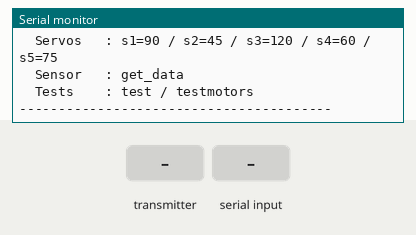
Recording of a sketch running on a simulated ESP32. Shown: the last lines printed to the serial monitor. Inputs (shaded band) come from the test bench.

Above: at 2.3 s.
2.4 s: the transmitter starts sending packetType = 0
At 2.71 s:
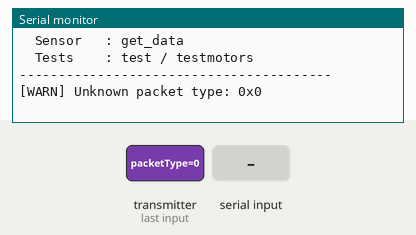
4.4 s: "1\n" received over Serial
At 4.71 s:
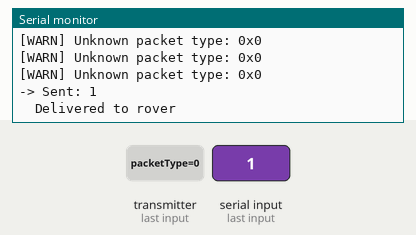
5.9 s: the transmitter starts sending packetType = 255
At 6.21 s:
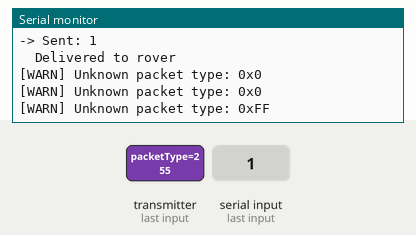

The sketch:

transmitter_complete.ino
```cpp
#include <esp_now.h>
#include <WiFi.h>

// ========== ROVER MAC ADDRESS ==========
uint8_t roverAddress[] = {0xD0, 0xEF, 0x76, 0x45, 0x0D, 0xE4};

// ========== PACKET TYPE IDs ==========
// Must match rover exactly
#define PACKET_TYPE_GPS     0x01
#define PACKET_TYPE_SENSOR  0x02

// ========== ESP-NOW STRUCTURES ==========
// Must match rover exactly — packetType MUST be the first field in both structs

// Outgoing: commands to rover
typedef struct {
  char command[32];
} CommandData;

// Incoming: GPS + compass data from rover
typedef struct {
  uint8_t packetType;   // byte[0] = 0x01
  float   lat;
  float   lng;
  float   altitude;
  float   speed;
  float   heading;
  float   hdop;
  int     satellites;
  bool    fix;
  char    direction[4];
  char    utc_time[10];
  char    utc_date[12];
} GPSData;

// Incoming: sensor JSON from rover
typedef struct {
  uint8_t packetType;   // byte[0] = 0x02
  char    json[128];
} SensorFeedback;

CommandData         commandToSend;
GPSData             receivedGPS;
SensorFeedback      receivedSensor;
esp_now_peer_info_t peerInfo;

// ========== SETUP ==========
void setup() {
  Serial.begin(115200);
  delay(1000);
  Serial.println("\n=== AgriVision Transmitter ===");

  WiFi.mode(WIFI_STA);
  delay(100);
  Serial.print("Transmitter MAC: ");
  Serial.println(WiFi.macAddress());

  if (esp_now_init() != ESP_OK) {
    Serial.println("[ERROR] ESP-NOW init failed");
    return;
  }

  esp_now_register_send_cb(esp_now_send_cb_t(OnDataSent));
  esp_now_register_recv_cb(esp_now_recv_cb_t(OnDataRecv));

  memcpy(peerInfo.peer_addr, roverAddress, 6);
  peerInfo.channel = 0;
  peerInfo.encrypt = false;
  if (esp_now_add_peer(&peerInfo) != ESP_OK) {
    Serial.println("[ERROR] Failed to add rover peer — check roverAddress[]");
    return;
  }

  Serial.println("[OK] Transmitter ready!");
  Serial.println("\n-- Supported Commands --");
  Serial.println("  Movement : w50 / s30 / a40 / d60 / stop");
  Serial.println("  Servos   : s1=90 / s2=45 / s3=120 / s4=60 / s5=75");
  Serial.println("  Sensor   : get_data");
  Serial.println("  Tests    : test / testmotors");
  Serial.println("----------------------------------------\n");
}

// ========== CALLBACKS ==========
void OnDataSent(const wifi_tx_info_t *info, esp_now_send_status_t status) {
  if (status == ESP_NOW_SEND_SUCCESS) {
    Serial.println("  Delivered to rover");
  } else {
    Serial.println("  Delivery failed - is rover powered on?");
  }
}

void OnDataRecv(const esp_now_recv_info_t *recv_info, const uint8_t *data, int len) {
  // Read byte[0] first to identify packet type before any struct copy
  if (len < 1) return;

  uint8_t pktType = data[0];

  if (pktType == PACKET_TYPE_GPS && len >= (int)sizeof(GPSData)) {
    memcpy(&receivedGPS, data, sizeof(receivedGPS));
    printGPSasJSON();
  }
  else if (pktType == PACKET_TYPE_SENSOR && len >= (int)sizeof(SensorFeedback)) {
    memcpy(&receivedSensor, data, sizeof(receivedSensor));
    // Print sensor JSON directly — Python reads this line
    Serial.println(receivedSensor.json);
  }
  else {
    Serial.print("[WARN] Unknown packet type: 0x");
    Serial.println(pktType, HEX);
  }
}

// ========== PRINT GPS AS JSON (Python reads this) ==========
void printGPSasJSON() {
  Serial.print("{");
  Serial.print("\"fix\":");        Serial.print(receivedGPS.fix ? "true" : "false"); Serial.print(",");
  Serial.print("\"lat\":");        Serial.print(receivedGPS.lat, 6);                 Serial.print(",");
  Serial.print("\"lng\":");        Serial.print(receivedGPS.lng, 6);                 Serial.print(",");
  Serial.print("\"altitude\":");   Serial.print(receivedGPS.altitude, 1);            Serial.print(",");
  Serial.print("\"speed\":");      Serial.print(receivedGPS.speed, 2);               Serial.print(",");
  Serial.print("\"heading\":");    Serial.print(receivedGPS.heading, 1);             Serial.print(",");
  Serial.print("\"hdop\":");       Serial.print(receivedGPS.hdop, 2);                Serial.print(",");
  Serial.print("\"satellites\":"); Serial.print(receivedGPS.satellites);             Serial.print(",");
  Serial.print("\"direction\":\"");Serial.print(receivedGPS.direction);              Serial.print("\",");
  Serial.print("\"time\":\"");     Serial.print(receivedGPS.utc_time);               Serial.print("\",");
  Serial.print("\"date\":\"");     Serial.print(receivedGPS.utc_date);               Serial.print("\"");
  Serial.println("}");
}

// ========== SEND COMMAND TO ROVER ==========
void sendCommand(String cmd) {
  if (cmd.length() == 0) return;

  memset(commandToSend.command, 0, sizeof(commandToSend.command));
  cmd.toCharArray(commandToSend.command, sizeof(commandToSend.command));

  Serial.print("-> Sent: ");
  Serial.println(cmd);

  esp_err_t result = esp_now_send(roverAddress, (uint8_t *)&commandToSend, sizeof(commandToSend));
  if (result != ESP_OK) {
    Serial.println("   ESP-NOW send error");
  }
}

// ========== MAIN LOOP ==========
void loop() {
  if (Serial.available()) {
    String input = Serial.readStringUntil('\n');
    input.trim();
    if (input.length() > 0) {
      sendCommand(input);
    }
  }
  delay(10);
}
```

Measured:
- after the input at 2.4 s, the serial monitor: prints a new line at once (image 1)
- after the input at 4.4 s, the serial monitor: prints a new line at once (image 2)
- after the input at 5.9 s, the serial monitor: prints a new line at once (image 3)
